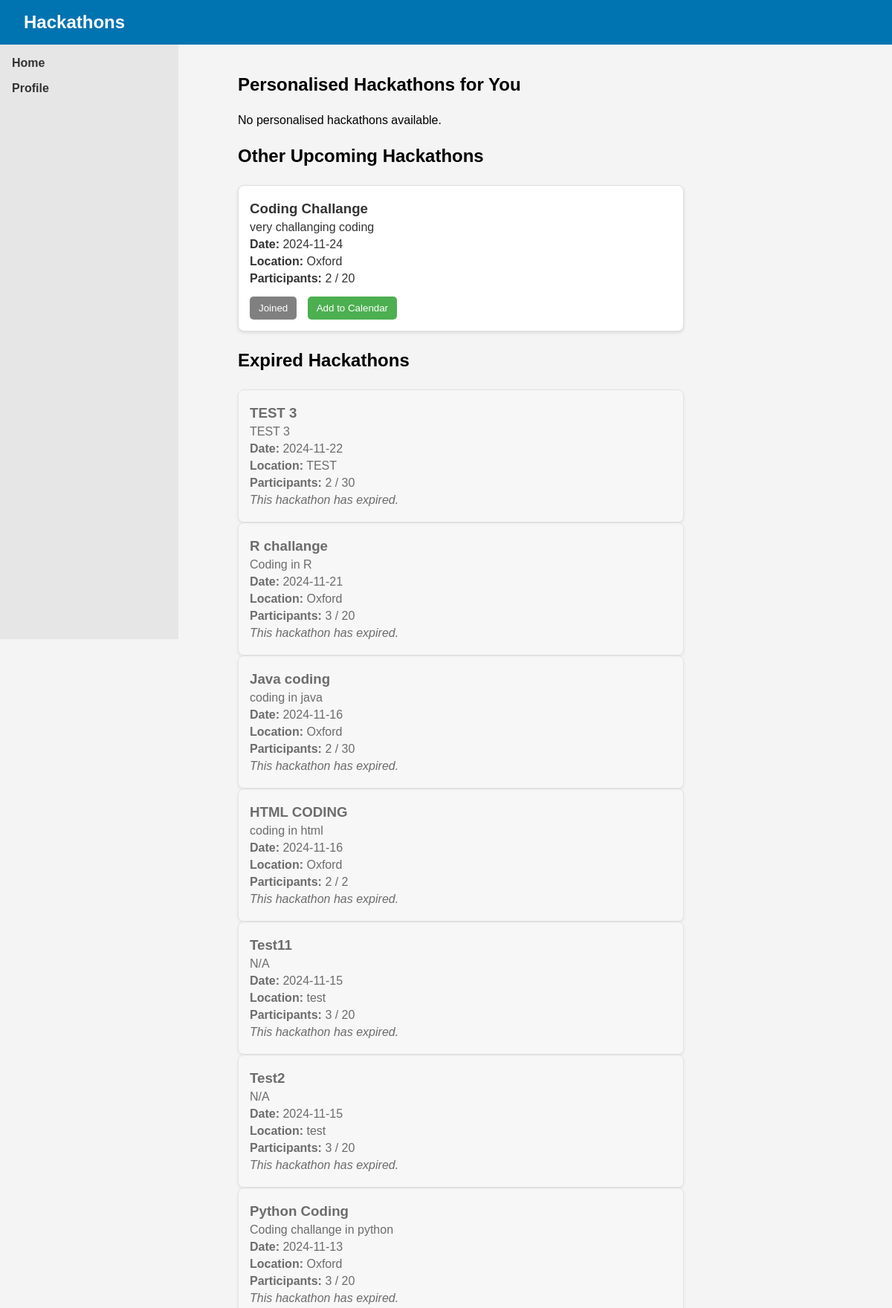
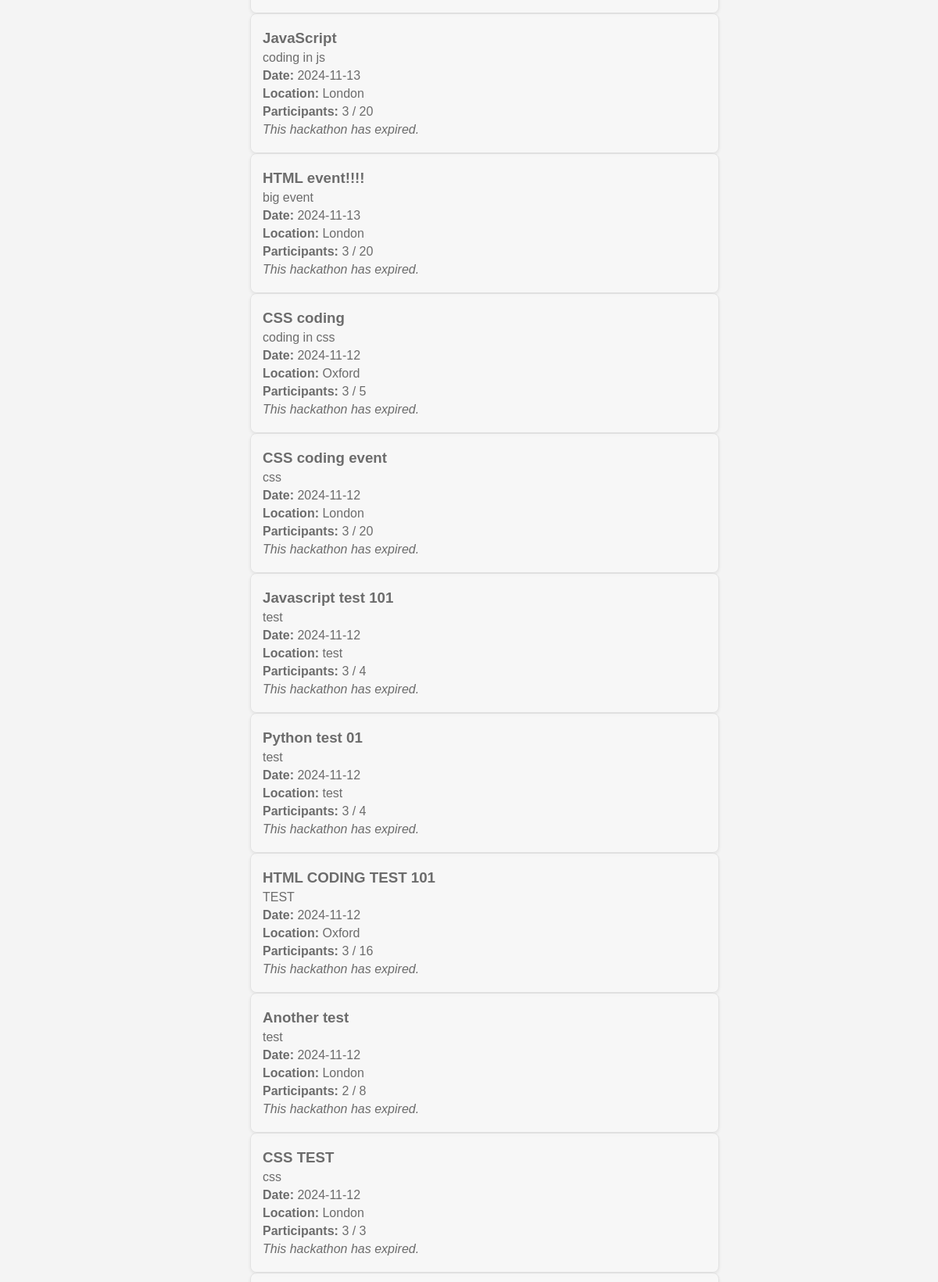
Page /hack (signed in, upper part) on the committed database (2 pictures, top to bottom).
### tables this page shows
CREATE TABLE hackathons (
    id INTEGER PRIMARY KEY AUTOINCREMENT,
    title TEXT NOT NULL,
    description TEXT NOT NULL,
    date TEXT NOT NULL,
    location TEXT NOT NULL
, max_participants INTEGER DEFAULT 0, current_participants INTEGER DEFAULT 0);

### app.py (the view, shortened to what this page needs)
@app.route('/hack', methods=['GET'])
def hack():
    if 'username' not in session:
        flash("Please log in to view hackathons.", "error")
        return redirect(url_for('home'))
    username = session['username']
    today = datetime.now().date()
    user_profile = query_db("SELECT skills FROM user_profiles WHERE username = ?", [username], one=True)
    user_skills = user_profile[0].split(',') if user_profile and user_profile[0] else []
    hackathon_base_query = """
        SELECT h.id, h.title, h.description, h.date, h.location, h.max_participants,
               COUNT(p.id) AS current_participants,
               CASE WHEN p2.username IS NOT NULL THEN 1 ELSE 0 END AS joined  -- Check if user has joined
        FROM hackathons h
        LEFT JOIN participants p ON h.id = p.hackathon_id
        LEFT JOIN participants p2 ON h.id = p2.hackathon_id AND p2.username = ?  -- Check join status
        WHERE h.date >= ?
    """
    if user_skills:
        skill_conditions = " OR ".join([
            "(LOWER(h.title) LIKE LOWER(?) OR LOWER(h.description) LIKE LOWER(?))"
            for _ in user_skills
        ])
        skill_params = [f"%{skill.strip().lower()}%" for skill in user_skills for _ in range(2)]
        matching_hackathons = query_db(f"""
            {hackathon_base_query} AND ({skill_conditions})
            GROUP BY h.id
            ORDER BY h.date ASC
        """, [username, today] + skill_params)
        other_hackathons = query_db(f"""
            {hackathon_base_query} AND NOT ({skill_conditions})
            GROUP BY h.id
            ORDER BY h.date ASC
        """, [username, today] + skill_params)
    expired_hackathons = query_db("""
        SELECT h.id, h.title, h.description, h.date, h.location, h.max_participants,
               COUNT(p.id) AS current_participants,
               CASE WHEN p2.username IS NOT NULL THEN 1 ELSE 0 END AS joined  -- Check join status for expired hackathons
        FROM hackathons h
        LEFT JOIN participants p ON h.id = p.hackathon_id
        LEFT JOIN participants p2 ON h.id = p2.hackathon_id AND p2.username = ?
        WHERE h.date < ?
        GROUP BY h.id
        ORDER BY h.date DESC
    """, [username, today])
    return render_template(
        'hack.html',
        matching_hackathons=matching_hackathons,
        other_hackathons=other_hackathons,
        expired_hackathons=expired_hackathons
    )

### app.py (called while the page is built)
def get_db():
     db = sqlite3.connect('database.sqlite')
     db.row_factory = sqlite3.Row
     return db

def query_db(query, args=(), one=False):
     cur = get_db().execute(query, args)
     rv = cur.fetchall()
     cur.close()
     return (rv[0] if rv else None) if one else rv

### templates/hack.html (shortened to what this page needs)
<!DOCTYPE html>
<html lang="en">
<head>
    <link rel="stylesheet" href="{{ url_for('static', filename='css/hack.css') }}">
</head>
<body>
    <header>
        <div class="navbar">
            <h1>Hackathons</h1>
        </div>
    </header>
    <aside class="sidebar">
        <ul>
            <li><a href="/">Home</a></li>
                <li><a href="/profile">Profile</a></li>
        </ul>
    </aside>
    <main class="container">
        <div id="hackathon-feed">
            <h2>Personalised Hackathons for You</h2>
            <div id="personalised-hackathons">
                {% if matching_hackathons %}
                    {% for hackathon in matching_hackathons %}
                    <div class="hackathon-post" data-id="{{ hackathon.id }}">
                        <h3>{{ hackathon.title }}</h3>
                        <p>{{ hackathon.description }}</p>
                        <p><strong>Date:</strong> {{ hackathon.date }}</p>
                        <p><strong>Location:</strong> {{ hackathon.location }}</p>
                        <p class="participants-info"><strong>Participants:</strong> {{ hackathon.current_participants }} / {{ hackathon.max_participants }}</p>
                        {% if hackathon.joined == 1 %}
                            <button class="join-hackathon-btn joined" disabled>Joined</button>
                            <button onclick="location.href='/add_to_google_calendar/{{ hackathon.id }}'" class="calendar-btn">Add to Calendar</button>
                        {% else %}
                            <button class="join-hackathon-btn" data-id="{{ hackathon.id }}" onclick="joinHackathon('{{ hackathon.id }}')">Join</button>
                        {% endif %}
                        {% if session.get('role') == 'organiser' %}
                            <button class="edit-hackathon-btn" onclick="editHackathon('{{ hackathon.id }}')">Edit</button>
                        {% endif %}
                    </div>
                    {% endfor %}
                {% else %}
                    <p id="no-personalised-message">No personalised hackathons available.</p>
                {% endif %}
            </div>
            <h2>Other Upcoming Hackathons</h2>
            <div id="other-hackathons">
                {% for hackathon in other_hackathons %}
                <div class="hackathon-post" data-id="{{ hackathon.id }}">
                    <h3>{{ hackathon.title }}</h3>
                    <p>{{ hackathon.description }}</p>
                    <p><strong>Date:</strong> {{ hackathon.date }}</p>
                    <p><strong>Location:</strong> {{ hackathon.location }}</p>
                    <p class="participants-info"><strong>Participants:</strong> {{ hackathon.current_participants }} / {{ hackathon.max_participants }}</p>
                    {% if hackathon.joined == 1 %}
                        <button class="join-hackathon-btn joined" disabled>Joined</button>
                        <button onclick="location.href='/add_to_google_calendar/{{ hackathon.id }}'" class="calendar-btn">Add to Calendar</button>
                    {% else %}
                        <button class="join-hackathon-btn" data-id="{{ hackathon.id }}" onclick="joinHackathon('{{ hackathon.id }}')">Join</button>
                    {% endif %}
                </div>
                {% endfor %}
            </div>
            <h2>Expired Hackathons</h2>
            <div id="expired-hackathons">
                {% for hackathon in expired_hackathons %}
                <div class="hackathon-post expired">
                    <h3>{{ hackathon.title }}</h3>
                    <p>{{ hackathon.description }}</p>
                    <p><strong>Date:</strong> {{ hackathon.date }}</p>
                    <p><strong>Location:</strong> {{ hackathon.location }}</p>
                    <p class="participants-info"><strong>Participants:</strong> {{ hackathon.current_participants }} / {{ hackathon.max_participants }}</p>
                    <p class="expired-note">This hackathon has expired.</p>
                </div>
                {% endfor %}
            </div>
        </div>
    </main>
</body>
</html>

### static/css/hack.css (style rules this page uses)
* { margin: 0; padding: 0; box-sizing: border-box; }
body { font-family: Arial, Helvetica, sans-serif; background-color: #f4f4f4; }
.navbar { background-color: #0073b1; color: white; padding: 1rem 2rem; display: flex; justify-content: space-between; align-items: center; }
.navbar h1 { font-size: 1.5rem; }
.sidebar { width: 20%; background-color: #e6e6e6; padding: 1rem; height: 100vh; position: fixed; left: 0; }
.sidebar ul { list-style: none; }
.sidebar ul li { margin-bottom: 1rem; }
.sidebar ul li a { color: #333; text-decoration: none; font-weight: bold; }
.container { width: 70%; margin: 20px auto; padding: 20px; display: flex; flex-direction: column; align-items: center; margin-left: 25%; }
#hackathon-feed { width: 100%; display: flex; flex-direction: column; gap: 25px; }
.hackathon-post { background-color: white; padding: 15px; border-radius: 8px; box-shadow: 0px 2px 4px rgba(0, 0, 0, 0.1); border: 1px solid #ddd; width: 100%; max-width: 600px; word-wrap: break-word; }
.hackathon-post h3, .hackathon-post p { text-align: left; margin: 5px 0; color: #333; }
.expired { opacity: 0.7; background-color: #f9f9f9; }
.expired-note { color: red; font-style: italic; }
.join-hackathon-btn { background-color: #0073b1; color: white; border: none; padding: 8px 12px; cursor: pointer; border-radius: 5px; margin-top: 10px; }
.join-hackathon-btn.joined { background-color: gray; cursor: default; }
.calendar-btn { background-color: #4CAF50; color: white; border: none; padding: 8px 12px; cursor: pointer; border-radius: 5px; margin-left: 10px; margin-top: 10px; }

### rows in the picture
hackathons: title "Coding Challange", description "very challanging coding", date "2024-11-24", location "Oxford", current_participants "2", max_participants "20"
hackathons: title "TEST 3", description "TEST 3", date "2024-11-22", location "TEST", current_participants "2", max_participants "30"
hackathons: title "R challange", description "Coding in R", date "2024-11-21", location "Oxford", current_participants "3", max_participants "20"
hackathons: title "Java coding", description "coding in java", date "2024-11-16", location "Oxford", current_participants "2", max_participants "30"
hackathons: title "HTML CODING", description "coding in html", date "2024-11-16", location "Oxford", current_participants "2", max_participants "2"
hackathons: title "Test11", description "N/A", date "2024-11-15", location "test", current_participants "3", max_participants "20"
hackathons: title "Test2", description "N/A", date "2024-11-15", location "test", current_participants "3", max_participants "20"
hackathons: title "Python Coding", description "Coding challange in python", date "2024-11-13", location "Oxford", current_participants "3", max_participants "20"
hackathons: title "JavaScript", description "coding in js", date "2024-11-13", location "London", current_participants "3", max_participants "20"
hackathons: title "HTML event!!!!", description "big event", date "2024-11-13", location "London", current_participants "3", max_participants "20"
hackathons: title "CSS coding", description "coding in css", date "2024-11-12", location "Oxford", current_participants "3", max_participants "5"
hackathons: title "CSS coding event", description "css", date "2024-11-12", location "London", current_participants "3", max_participants "20"
hackathons: title "Javascript test 101", description "test", date "2024-11-12", location "test", current_participants "3", max_participants "4"
hackathons: title "Python test 01", description "test", date "2024-11-12", location "test", current_participants "3", max_participants "4"
hackathons: title "HTML CODING TEST 101", description "TEST", date "2024-11-12", location "Oxford", current_participants "3", max_participants "16"
hackathons: title "Another test", description "test", date "2024-11-12", location "London", current_participants "2", max_participants "8"
hackathons: title "CSS TEST", description "css", date "2024-11-12", location "London", current_participants "3", max_participants "3"
